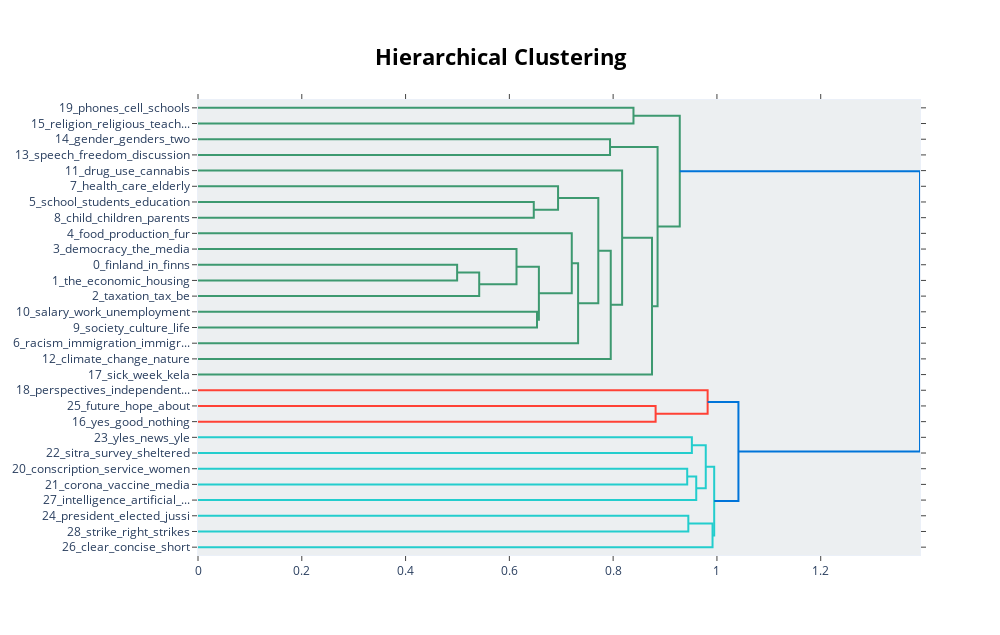

Source (notebook cell):
### Code cell
topic_model.visualize_hierarchy()

### Figure 1 — Plotly figure (JSON) as saved in the notebook; plotly's stock layout.template omitted (floating-point values rounded to 4 significant figures)
{"data": [{"hoverinfo": "text", "marker": {"color": "rgb(61,153,112)"}, "mode": "lines", "type": "scatter", "x": [0, 0.8392, 0.8392, 0], "xaxis": "x", "y": [-5, -5, -15, -15], "yaxis": "y"}, {"hoverinfo": "text", "marker": {"color": "rgb(61,153,112)"}, "mode": "lines", "type": "scatter", "x": [0, 0.794, 0.794, 0], "xaxis": "x", "y": [-25, -25, -35, -35], "yaxis": "y"}, {"hoverinfo": "text", "marker": {"color": "rgb(61,153,112)"}, "mode": "lines", "type": "scatter", "x": [0, 0.6471, 0.6471, 0], "xaxis": "x", "y": [-65, -65, -75, -75], "yaxis": "y"}, {"hoverinfo": "text", "marker": {"color": "rgb(61,153,112)"}, "mode": "lines", "type": "scatter", "x": [0, 0.6939, 0.6939, 0.6471], "xaxis": "x", "y": [-55, -55, -70, -70], "yaxis": "y"}, {"hoverinfo": "text", "marker": {"color": "rgb(61,153,112)"}, "mode": "lines", "type": "scatter", "x": [0, 0.4994, 0.4994, 0], "xaxis": "x", "y": [-105, -105, -115, -115], "yaxis": "y"}, {"hoverinfo": "text", "marker": {"color": "rgb(61,153,112)"}, "mode": "lines", "type": "scatter", "x": [0.4994, 0.5419, 0.5419, 0], "xaxis": "x", "y": [-110, -110, -125, -125], "yaxis": "y"}, {"hoverinfo": "text", "marker": {"color": "rgb(61,153,112)"}, "mode": "lines", "type": "scatter", "x": [0, 0.6138, 0.6138, 0.5419], "xaxis": "x", "y": [-95, -95, -117.5, -117.5], "yaxis": "y"}, {"hoverinfo": "text", "marker": {"color": "rgb(61,153,112)"}, "mode": "lines", "type": "scatter", "x": [0, 0.6533, 0.6533, 0], "xaxis": "x", "y": [-135, -135, -145, -145], "yaxis": "y"}, {"hoverinfo": "text", "marker": {"color": "rgb(61,153,112)"}, "mode": "lines", "type": "scatter", "x": [0.6138, 0.6569, 0.6569, 0.6533], "xaxis": "x", "y": [-106.2, -106.2, -140, -140], "yaxis": "y"}, {"hoverinfo": "text", "marker": {"color": "rgb(61,153,112)"}, "mode": "lines", "type": "scatter", "x": [0, 0.7203, 0.7203, 0.6569], "xaxis": "x", "y": [-85, -85, -123.1, -123.1], "yaxis": "y"}, {"hoverinfo": "text", "marker": {"color": "rgb(61,153,112)"}, "mode": "lines", "type": "scatter", "x": [0.7203, 0.7325, 0.7325, 0], "xaxis": "x", "y": [-104.1, -104.1, -155, -155], "yaxis": "y"}, {"hoverinfo": "text", "marker": {"color": "rgb(61,153,112)"}, "mode": "lines", "type": "scatter", "x": [0.6939, 0.7714, 0.7714, 0.7325], "xaxis": "x", "y": [-62.5, -62.5, -129.5, -129.5], "yaxis": "y"}, {"hoverinfo": "text", "marker": {"color": "rgb(61,153,112)"}, "mode": "lines", "type": "scatter", "x": [0.7714, 0.7954, 0.7954, 0], "xaxis": "x", "y": [-96.02, -96.02, -165, -165], "yaxis": "y"}, {"hoverinfo": "text", "marker": {"color": "rgb(61,153,112)"}, "mode": "lines", "type": "scatter", "x": [0, 0.8173, 0.8173, 0.7954], "xaxis": "x", "y": [-45, -45, -130.5, -130.5], "yaxis": "y"}, {"hoverinfo": "text", "marker": {"color": "rgb(61,153,112)"}, "mode": "lines", "type": "scatter", "x": [0.8173, 0.8749, 0.8749, 0], "xaxis": "x", "y": [-87.75, -87.75, -175, -175], "yaxis": "y"}, {"hoverinfo": "text", "marker": {"color": "rgb(61,153,112)"}, "mode": "lines", "type": "scatter", "x": [0.794, 0.8856, 0.8856, 0.8749], "xaxis": "x", "y": [-30, -30, -131.4, -131.4], "yaxis": "y"}, {"hoverinfo": "text", "marker": {"color": "rgb(61,153,112)"}, "mode": "lines", "type": "scatter", "x": [0.8392, 0.9284, 0.9284, 0.8856], "xaxis": "x", "y": [-10, -10, -80.69, -80.69], "yaxis": "y"}, {"hoverinfo": "text", "marker": {"color": "rgb(255,65,54)"}, "mode": "lines", "type": "scatter", "x": [0, 0.8818, 0.8818, 0], "xaxis": "x", "y": [-195, -195, -205, -205], "yaxis": "y"}, {"hoverinfo": "text", "marker": {"color": "rgb(255,65,54)"}, "mode": "lines", "type": "scatter", "x": [0, 0.9821, 0.9821, 0.8818], "xaxis": "x", "y": [-185, -185, -200, -200], "yaxis": "y"}, {"hoverinfo": "text", "marker": {"color": "rgb(35,205,205)"}, "mode": "lines", "type": "scatter", "x": [0, 0.9517, 0.9517, 0], "xaxis": "x", "y": [-215, -215, -225, -225], "yaxis": "y"}, {"hoverinfo": "text", "marker": {"color": "rgb(35,205,205)"}, "mode": "lines", "type": "scatter", "x": [0, 0.9427, 0.9427, 0], "xaxis": "x", "y": [-235, -235, -245, -245], "yaxis": "y"}, {"hoverinfo": "text", "marker": {"color": "rgb(35,205,205)"}, "mode": "lines", "type": "scatter", "x": [0.9427, 0.9601, 0.9601, 0], "xaxis": "x", "y": [-240, -240, -255, -255], "yaxis": "y"}, {"hoverinfo": "text", "marker": {"color": "rgb(35,205,205)"}, "mode": "lines", "type": "scatter", "x": [0.9517, 0.9785, 0.9785, 0.9601], "xaxis": "x", "y": [-220, -220, -247.5, -247.5], "yaxis": "y"}, {"hoverinfo": "text", "marker": {"color": "rgb(35,205,205)"}, "mode": "lines", "type": "scatter", "x": [0, 0.9449, 0.9449, 0], "xaxis": "x", "y": [-265, -265, -275, -275], "yaxis": "y"}, {"hoverinfo": "text", "marker": {"color": "rgb(35,205,205)"}, "mode": "lines", "type": "scatter", "x": [0.9449, 0.9916, 0.9916, 0], "xaxis": "x", "y": [-270, -270, -285, -285], "yaxis": "y"}, {"hoverinfo": "text", "marker": {"color": "rgb(35,205,205)"}, "mode": "lines", "type": "scatter", "x": [0.9785, 0.9947, 0.9947, 0.9916], "xaxis": "x", "y": [-233.8, -233.8, -277.5, -277.5], "yaxis": "y"}, {"hoverinfo": "text", "marker": {"color": "rgb(0,116,217)"}, "mode": "lines", "type": "scatter", "x": [0.9821, 1.041, 1.041, 0.9947], "xaxis": "x", "y": [-192.5, -192.5, -255.6, -255.6], "yaxis": "y"}, {"hoverinfo": "text", "marker": {"color": "rgb(0,116,217)"}, "mode": "lines", "type": "scatter", "x": [0.9284, 1.391, 1.391, 1.041], "xaxis": "x", "y": [-45.34, -45.34, -224.1, -224.1], "yaxis": "y"}], "layout": {"autosize": false, "height": 635, "hoverlabel": {"bgcolor": "white", "font": {"family": "Rockwell", "size": 16}}, "hovermode": "closest", "plot_bgcolor": "#ECEFF1", "showlegend": false, "title": {"font": {"color": "Black", "size": 22}, "text": "<b>Hierarchical Clustering</b>", "x": 0.5, "xanchor": "center", "yanchor": "top"}, "width": 1000, "xaxis": {"mirror": "allticks", "rangemode": "tozero", "showgrid": false, "showline": true, "showticklabels": true, "ticks": "outside", "type": "linear", "zeroline": false}, "yaxis": {"mirror": "allticks", "range": [-290, 0], "rangemode": "tozero", "showgrid": false, "showline": true, "showticklabels": true, "tickmode": "array", "ticks": "outside", "ticktext": ["19_phones_cell_schools", "15_religion_religious_teach...", "14_gender_genders_two", "13_speech_freedom_discussion", "11_drug_use_cannabis", "7_health_care_elderly", "5_school_students_education", "8_child_children_parents", "4_food_production_fur", "3_democracy_the_media", "0_finland_in_finns", "1_the_economic_housing", "2_taxation_tax_be", "10_salary_work_unemployment", "9_society_culture_life", "6_racism_immigration_immigr...", "12_climate_change_nature", "17_sick_week_kela", "18_perspectives_independent...", "25_future_hope_about", "16_yes_good_nothing", "23_yles_news_yle", "22_sitra_survey_sheltered", "20_conscription_service_women", "21_corona_vaccine_media", "27_intelligence_artificial_...", "24_president_elected_jussi", "28_strike_right_strikes", "26_clear_concise_short"], "tickvals": [-5, -15, -25, -35, -45, -55, -65, -75, -85, -95, -105, -115, -125, -135, -145, -155, -165, -175, -185, -195, -205, -215, -225, -235, -245, -255, -265, -275, -285], "type": "linear", "zeroline": false}}}
